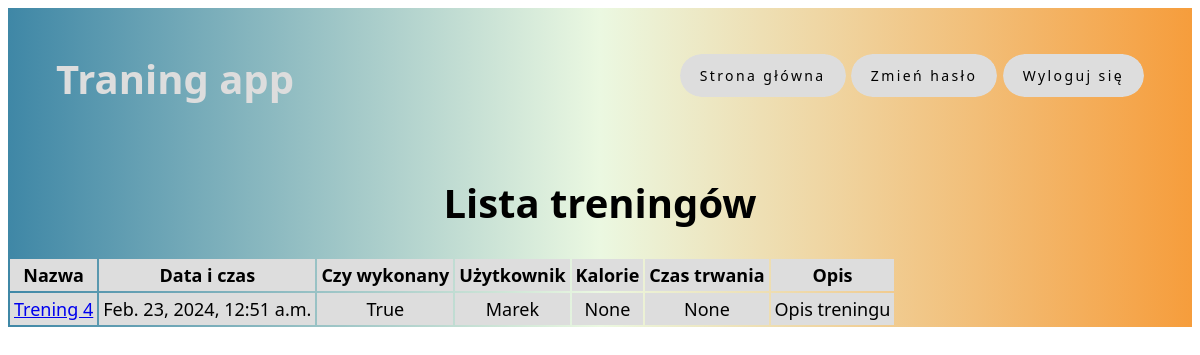
Before: /traningapp/list_of_training/ (signed in) with the older database file.
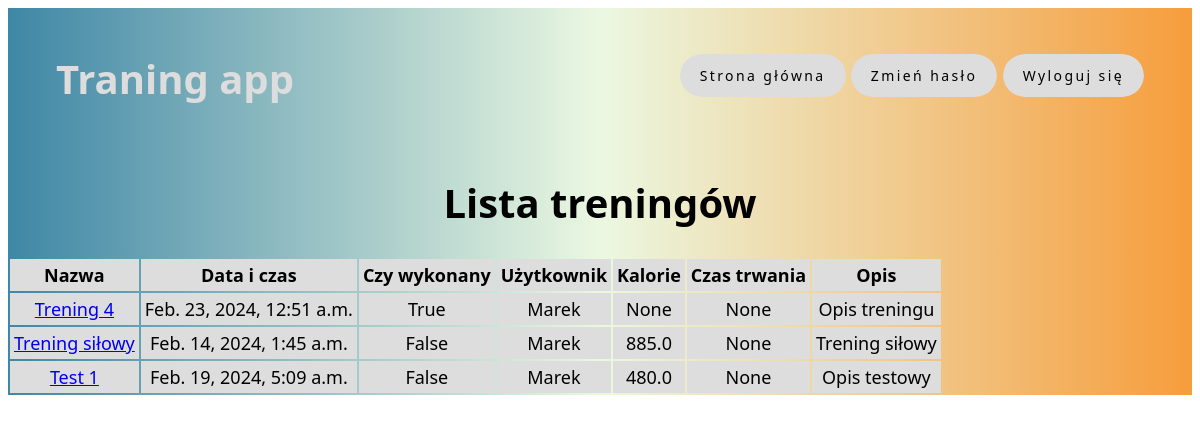
After: the same page with the newer database file.
### traningapp/models.py (models this page shows, shortened)
class Training(models.Model):
    name = models.CharField(max_length=100,null=True)
    datetime = models.DateTimeField()
    executed = models.BooleanField(default=False)
    all_calories = models.FloatField(null=True)
    user = models.ForeignKey(User, on_delete=models.CASCADE, null=True)
    description = models.TextField(blank=True)
    duration = models.FloatField(null=True)
    exercises = models.ManyToManyField('Exercise', through='TrainingExercise')

### traningapp/views.py (the view)
# urls.py: path('list_of_training/', list_of_training, name='list_of_training'),
@login_required
def list_of_training(request):
    current_user = request.user
    trainings = Training.objects.filter(user=current_user)
    return render(request, 'list_of_training.html', {'trainings': trainings})

### templates/list_of_training.html
{% extends 'base.html' %}
{% block content %}
<body>
    <div style="justify-content: center; text-align: center ">
    <h1>Lista treningów</h1>
    <table>
        <thead>
            <tr>
                <th class="tab1">Nazwa</th>
                <th class="tab1">Data i czas</th>
                <th class="tab1">Czy wykonany</th>
                <th class="tab1">Użytkownik</th>
                <th class="tab1">Kalorie</th>
                <th class="tab1">Czas trwania</th>
                <th class="tab1">Opis</th>
            </tr>
        </thead>
        <tbody>
            {% for training in trainings %}
            <tr>
                <td class="tab1"><a href="{% url 'training_exercises' training_id=training.id %}">{{ training.name }}</a></td>
                <td class="tab1">{{ training.datetime }}</td>
                <td class="tab1">{{ training.executed }}</td>
                <td class="tab1">{{ training.user }}</td>
                <td class="tab1">{{ training.all_calories }}</td>
                <td class="tab1">{{ training.duration }}</td>
                <td class="tab1">{{ training.description }}</td>
            </tr>
            {% endfor %}
        </tbody>
    </table>
    </div>
</body>
{% endblock %}

Changed rows visible on the page:
added Training: name "Trening siłowy", datetime "Feb. 14, 2024, 1:45 a.m.", executed "False", user "Marek", all_calories "885.0", duration "None", description "Trening siłowy"
added Training: name "Test 1", datetime "Feb. 19, 2024, 5:09 a.m.", executed "False", user "Marek", all_calories "480.0", duration "None", description "Opis testowy"
